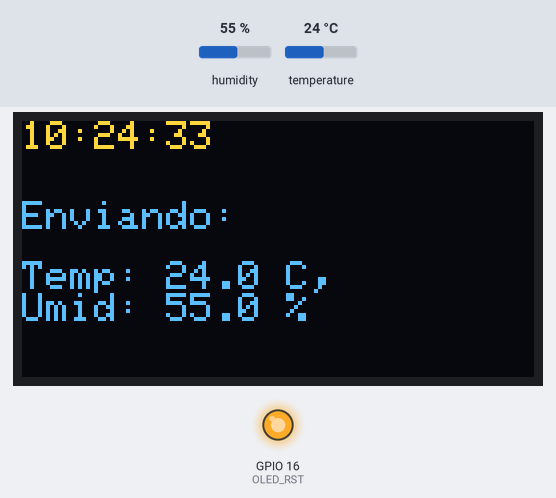
Bench run of a sketch on a simulated ESP32. Parts: 128×64 one-colour display, output pins drawn as LEDs (lit = HIGH). The inputs (shaded band) are chosen by the test bench; at power-on: humidity 55 %, temperature 24 °C. The OLED is the two-colour kind (top 16 rows yellow); the local clock reads 2024-03-15 10:24:30 at power-on unless the sketch sets it; no radio packets arrive unless stated; what the sketch prints to the serial monitor is not drawn.

Above: at 3.2 s.
3.3 s: humidity set to 22 %
At 5.0 s:
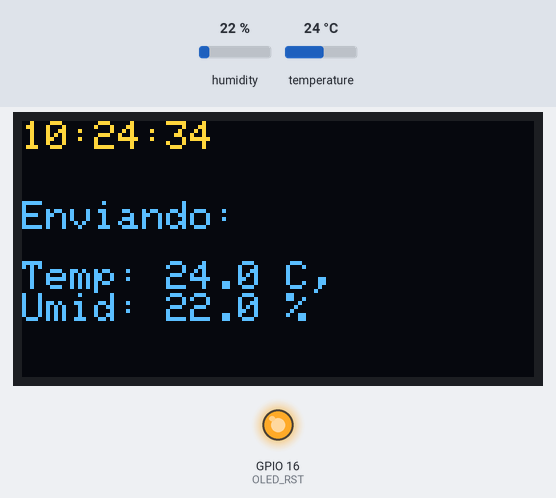
6.7 s: temperature set to 12 °C
At 8.1 s:
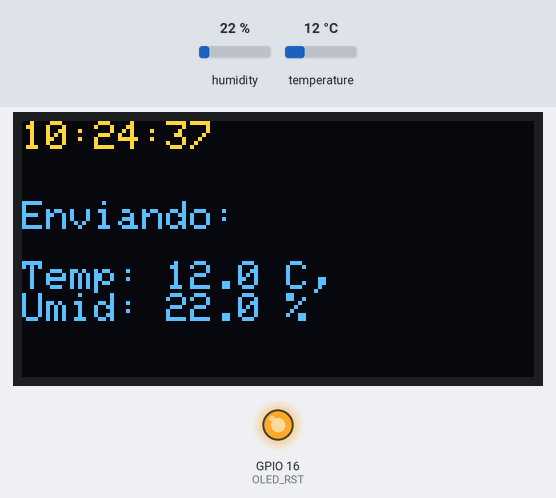
9.8 s: humidity set to 40 %
At 10.8 s:
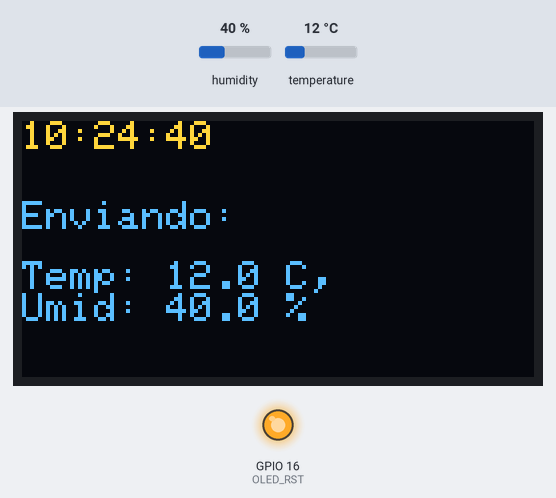
12.9 s: temperature set to 19 °C
At 14.3 s:
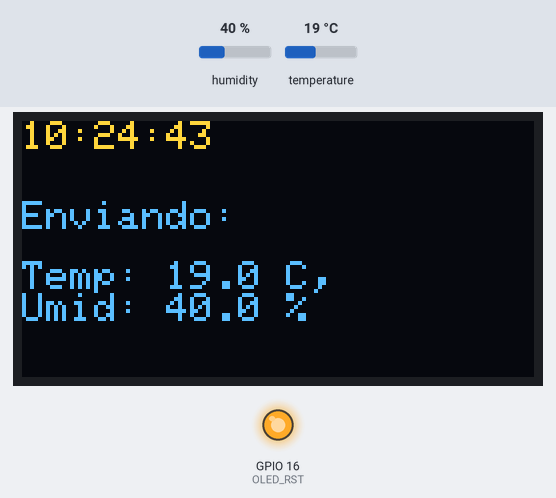
Timing chart, 0 to 15.9 s (numbered marks = the images above; inputs shaded):
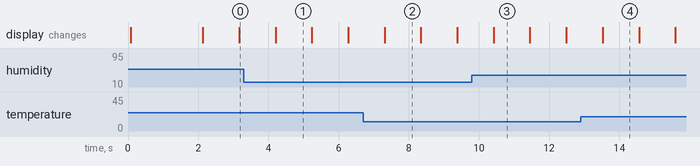

The sketch:

Transmissor.ino
```cpp
/* Bibliotecas para o Display OLED */
#include <Wire.h>
#include <Adafruit_GFX.h>
#include <Adafruit_SSD1306.h>
#include <DHTesp.h>
#include <time.h>
#include <unistd.h>

/* Bibliotecas para comunicação LoRa */
#include <LoRa.h>
#include <SPI.h>

/* Biblioteca para acessar o NVS */
#include <Preferences.h>

/* Pinagem para o Display OLED */
#define OLED_SDA 4
#define OLED_SCL 15
#define OLED_RST 16
#define SCREEN_WIDTH 128
#define SCREEN_HEIGHT 64

/* Pinagem LoRa */
#define SCK_LORA           5
#define MISO_LORA          19
#define MOSI_LORA          27
#define RESET_PIN_LORA     14
#define SS_PIN_LORA        18
#define DIO0_LORA          26
#define BAND               915E6

/* Sensor DHT */
#define DHT_PIN 17

/* Objetos */
Adafruit_SSD1306 display(SCREEN_WIDTH, SCREEN_HEIGHT, &Wire, OLED_RST);
Preferences prefs;
DHTesp dht;

void setup() {
  Serial.begin(9600);
  dht.setup(DHT_PIN, DHTesp::DHT22);

  // Inicializa display OLED
  pinMode(OLED_RST, OUTPUT);
  digitalWrite(OLED_RST, LOW);
  delay(20);
  digitalWrite(OLED_RST, HIGH);

  Wire.begin(OLED_SDA, OLED_SCL);
  if (!display.begin(SSD1306_SWITCHCAPVCC, 0x3C)) {
    Serial.println(F("Falha na alocação do display SSD1306"));
    for (;;);
  }

  // Mensagem inicial
  display.clearDisplay();
  display.setTextSize(1);
  display.setTextColor(SSD1306_WHITE);
  display.setCursor(0, 0);
  display.print("Transmissor LoRa");
  display.display();
  delay(2000);

  // Inicia LoRa
  SPI.begin(SCK_LORA, MISO_LORA, MOSI_LORA, SS_PIN_LORA);
  LoRa.setPins(SS_PIN_LORA, RESET_PIN_LORA, DIO0_LORA);

  if (!LoRa.begin(BAND)) {
    Serial.println("Falha ao iniciar LoRa");
    while (1);
  }

  LoRa.setSpreadingFactor(8);
  Serial.println("LoRa iniciado com SF8");

  configTime(0, 0, "pool.ntp.org"); // Sincroniza com NTP
  Serial.println("Aguardando sincronização de tempo...");
}

void loop() {
  time_t now = time(nullptr);
  struct tm* pTime = localtime(&now);

  TempAndHumidity dados = dht.getTempAndHumidity();
  String payload = "Temp: " +
                  String(dados.temperature, 1) + " C,\nUmid: " +
                  String(dados.humidity, 1) + " %";

  display.clearDisplay();

  char horaFormatada[9]; // "HH:MM:SS" + '\0'
  if (pTime != nullptr) {
    sprintf(horaFormatada, "%02d:%02d:%02d", pTime->tm_hour, pTime->tm_min, pTime->tm_sec);
  } else {
    strcpy(horaFormatada, "00:00:00"); // Valor de fallback
  }

  display.setTextSize(1);
  display.setTextColor(SSD1306_WHITE);
  display.setCursor(0, 0);
  display.println(horaFormatada);

  display.setCursor(0, 20);
  display.println("Enviando:");

  display.setCursor(0, 35);
  display.println(payload);

  display.display();

  delay(1000);
}
```

Measured:
- what the display in image 1 shows lasts 1.0 s, from 4.2 s to 5.2 s
